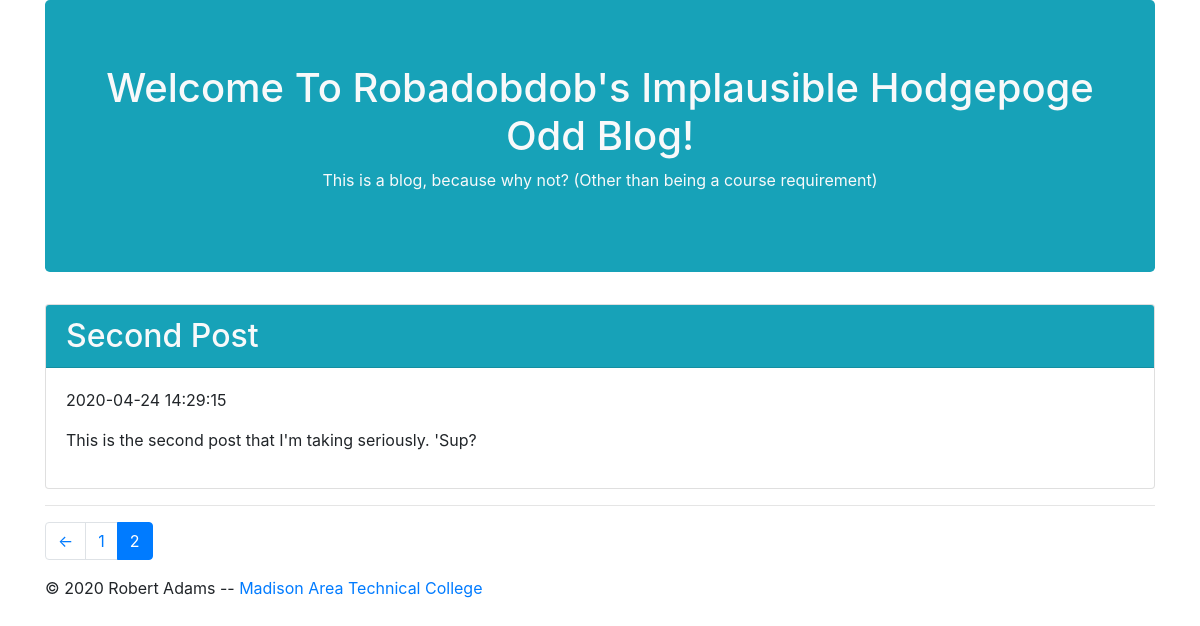
The app's page /index.php?page=2 with its own data.
### tables this page shows
CREATE TABLE `blog_entry` (
  `id` int(5) NOT NULL AUTO_INCREMENT,
  `title` varchar(25) NOT NULL,
  `entry` varchar(1500) DEFAULT NULL,
  `entry_date` datetime NOT NULL,
  PRIMARY KEY (`id`)
);

### index.php (the view, shortened to what this page needs)
<?php
    require_once('generateLinks.php');
    require_once('header.php');
	$dbc = mysqli_connect(DB_HOST, DB_USER, DB_PWD, DB_NAME)
			or die("Could not connect to database from removal script");
    $query = "SELECT * FROM " . TABLE_NAME . " ORDER BY id DESC";
    $data = mysqli_query($dbc, $query)
            or die("Could not query database");
    $total = mysqli_num_rows($data);
    $page = isset($_GET['page']) ? $_GET['page'] : 1;
    $results_per_page = 6;
    $skip = (($page - 1) * $results_per_page);
    $num_pages = ceil($total / $results_per_page);
    $query .= " LIMIT $skip, $results_per_page";
    $result = mysqli_query($dbc, $query);
	while ($row = mysqli_fetch_array($result))
	{
		echo'<article class="card">';
        echo'<h2 class="card-header bg-info text-light">' . $row['title'] . '</h2>';
        echo'<div class="card-body">';
        echo'<p>' . $row['entry_date'] . '</p>';
        echo'<div class="well well-sm">';
        echo'<p>' . $row['entry'] . '</p>';
        echo'</div>';
        echo'</div>';
        echo'</article>';
        echo'<hr>';
    }
    if ($num_pages > 1)
    {
        echo generateLinks($page, $num_pages);
    }
    require_once('footer.php');
?>

### records on screen
blog_entry: title "Second Post", entry_date "2020-04-24 14:29:15", entry "This is the second post that I'm taking seriously. 'Sup?"
